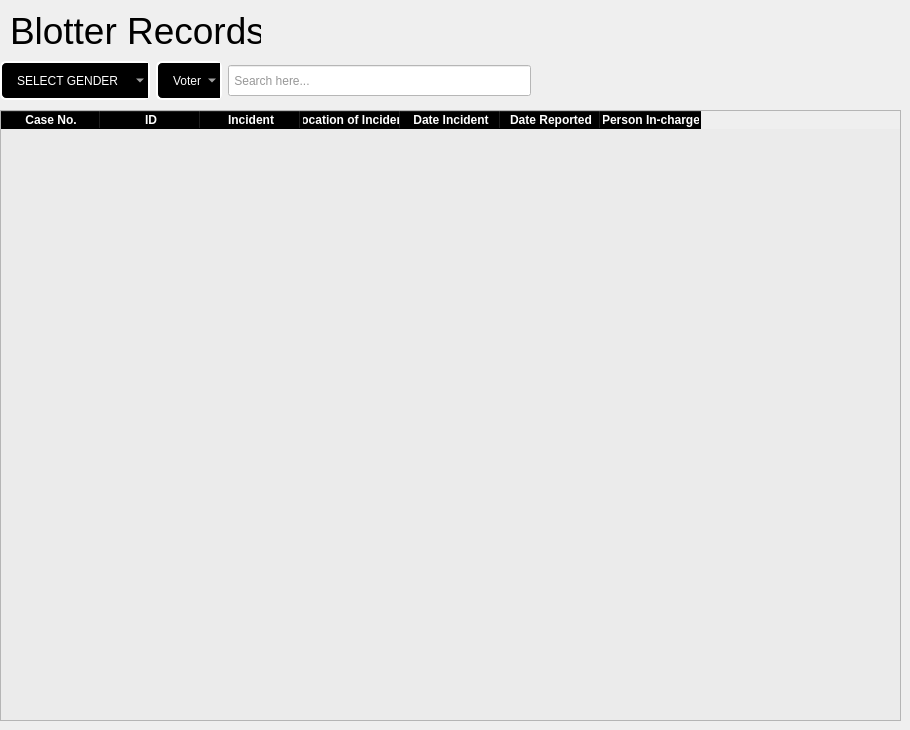
          <widget class="QWidget" name="page_8">
           <widget class="QLabel" name="label_14">
            <property name="geometry">
             <rect>
              <x>10</x>
              <y>10</y>
              <width>251</width>
              <height>41</height>
             </rect>
            </property>
            <property name="font">
             <font>
              <pointsize>28</pointsize>
             </font>
            </property>
            <property name="styleSheet">
             <string notr="true">color: rgb(0, 0, 0);</string>
            </property>
            <property name="text">
             <string>Blotter Records</string>
            </property>
           </widget>
           <widget class="QTableWidget" name="blotter_table">
            <property name="geometry">
             <rect>
              <x>0</x>
              <y>110</y>
              <width>901</width>
              <height>611</height>
             </rect>
            </property>
            <property name="styleSheet">
             <string notr="true">QTableWidget{background-color: rgb(235, 235, 235);}

QHeaderView::section{

 font-weight:bold;
 background-color:black;
 color:white;

}

</string>
            </property>
            <column>
             <property name="text">
              <string>Case No.</string>
             </property>
            </column>
            <column>
             <property name="text">
              <string>ID</string>
             </property>
            </column>
            <column>
             <property name="text">
              <string>Incident</string>
             </property>
            </column>
            <column>
             <property name="text">
              <string>Location of Incident</string>
             </property>
            </column>
            <column>
             <property name="text">
              <string>Date Incident</string>
             </property>
            </column>
            <column>
             <property name="text">
              <string>Date Reported</string>
             </property>
            </column>
            <column>
             <property name="text">
              <string>Person In-charge</string>
             </property>
            </column>
           </widget>
           <widget class="QWidget" name="layoutWidget_5">
            <property name="geometry">
             <rect>
              <x>0</x>
              <y>60</y>
              <width>531</width>
              <height>41</height>
             </rect>
            </property>
            <layout class="QHBoxLayout" name="horizontalLayout_11">
             <item>
              <widget class="QComboBox" name="select_cases">
               <property name="minimumSize">
                <size>
                 <width>150</width>
                 <height>0</height>
                </size>
               </property>
               <property name="styleSheet">
                <string notr="true">QComboBox{ 
border: 2px solid white;
border-radius:6px;
padding-left: 1px 18px 1px 3px;
height: 35px;
background-color:black;
color:white;
padding-left:15px;
selection-background-color: #298089;
}</string>
               </property>
               <item>
                <property name="text">
                 <string>SELECT GENDER</string>
                </property>
               </item>
               <item>
                <property name="text">
                 <string>Male</string>
                </property>
               </item>
               <item>
                <property name="text">
                 <string>Female</string>
                </property>
               </item>
              </widget>
             </item>
             <item>
              <widget class="QComboBox" name="select_cases2">
               <property name="styleSheet">
                <string notr="true">QComboBox{ 
border: 2px solid white;
border-radius:6px;
padding-left: 1px 18px 1px 3px;
height: 35px;
background-color:black;
color:white;
padding-left:15px;
selection-background-color: #298089;
}</string>
               </property>
               <item>
                <property name="text">
                 <string>Voter</string>
                </property>
               </item>
               <item>
                <property name="text">
                 <string>Yes</string>
                </property>
               </item>
               <item>
                <property name="text">
                 <string>No</string>
                </property>
               </item>
              </widget>
             </item>
             <item>
              <widget class="QLineEdit" name="search_blotter">
               <property name="minimumSize">
                <size>
                 <width>0</width>
                 <height>31</height>
                </size>
               </property>
               <property name="maximumSize">
                <size>
                 <width>16777215</width>
                 <height>31</height>
                </size>
               </property>
               <property name="styleSheet">
                <string notr="true">background-color: rgb(255, 255, 255);
color: rgb(48, 48, 48);</string>
               </property>
               <property name="placeholderText">
                <string> Search here...</string>
               </property>
              </widget>
             </item>
            </layout>
           </widget>
          </widget>
